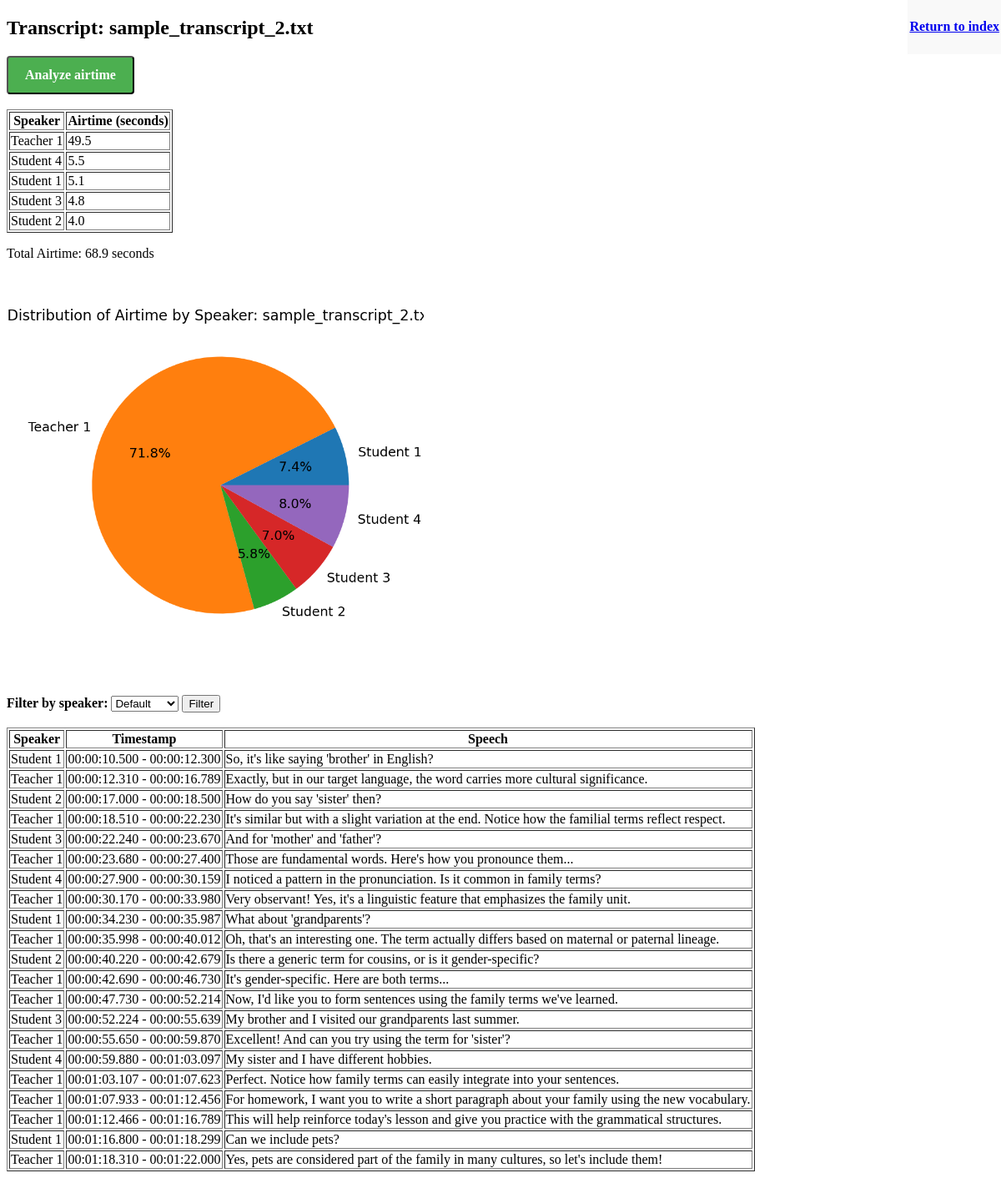
Screenshot of /analyze_airtime/2 with the database file from the repository.
### models.py (models this page shows, shortened)
class Transcript(db.Model):
    id = db.Column(db.Integer, primary_key=True)
    filename = db.Column(db.String(255), unique=True, nullable=False)
    text = db.Column(db.Text, nullable=False)
    transcript_data = db.Column(db.JSON, nullable=True)
    speakers = db.Column(db.JSON, nullable=True)  # Store list of unique speakers
    airtimes = db.Column(db.JSON, nullable=True)  # Store airtime data
    airtimes_chart_path = db.Column(db.String(255), nullable=True)

### app.py (the view)
@app.route('/analyze_airtime/<int:transcript_id>', methods=['GET'])
def analyze_airtime_route(transcript_id):
    transcript = Transcript.query.get_or_404(transcript_id)
    transcript_data = transcript.transcript_data
    speakers = transcript.speakers
    filename = transcript.filename
    airtimes = transcript.airtimes
    airtimes_chart_path = transcript.airtimes_chart_path
    total_airtime = sum(airtimes.values())
    sorted_airtimes = {k: v for k, v in sorted(airtimes.items(), key=lambda item: item[1], reverse=True)}
    return render_template('transcript_display.html', transcript_id=transcript_id, filename=filename, transcript_data=transcript_data, speakers=speakers, airtimes=sorted_airtimes, total_airtime=total_airtime, airtimes_chart_path=airtimes_chart_path)

### templates/transcript_display.html (shortened to what this page needs)
<!DOCTYPE html>
<html>
<head>
    <link href="{{ url_for('static', filename='styles.css') }}" rel="stylesheet">
</head>
<body>
    <h2>Transcript: {{ filename }}</h2>
    <header>
        <h4><a href="/">Return to index</a></h4>
    </header>
    <form action="/analyze_airtime/{{ transcript_id }}" method="get">
        <button class="airtime-button" type="submit">Analyze airtime</button>
    </form>
    <br>
    {% if airtimes %}
    <table border="1">
        <thead>
            <tr>
                <th>Speaker</th>
                <th>Airtime (seconds)</th>
            </tr>
        </thead>
        <tbody>
            {% for speaker, duration in airtimes.items() %}
            <tr>
                <td>{{ speaker }}</td>
                <td>{{ duration }}</td>
            </tr>
            {% endfor %}
        </tbody>
    </table>
    <p>Total Airtime: {{ total_airtime }} seconds</p>
    <img src="{{ url_for('static', filename=airtimes_chart_path) }}" alt="Pie chart">
    <br>
    {% endif %}
    <form action="/filter_by_speaker/{{ transcript_id }}" method="get">
        <label for="speaker"><b>Filter by speaker:</b></label>
        <select name="speaker">
          <option value="Default">Default</option>
        </select>
        <input type="submit" value="Filter">
      </form>
      <br>
    <table border="1">
        <tr>
            <th>Speaker</th>
            <th>Timestamp</th>
            <th>Speech</th>
        </tr>
        {% for entry in transcript_data %}
        <tr>
            <td>{{ entry.speaker }}</td>
            <td>{{ entry.timestamp }}</td>
            <td>{{ entry.speech }}</td>
        </tr>
        {% endfor %}
    </table>
</body>
</html>

### static/styles.css (style rules this page uses)
header { position: fixed; top: 0; right: 0; padding: 2px; background-color: #f9f9f9; z-index: 1000; }
img { max-width: 500px; height: auto; }
.airtime-button { background-color: #4CAF50; color: white; padding: 12px 20px; font-size: 16px; font-family: serif; font-weight: bold; border-radius: 4px; cursor: pointer; }

### rows the page displays
Transcript: filename "sample_transcript_2.txt", airtimes_chart_path (picture)

### other values shown
{{ speaker }} "Teacher 1" "Student 4" "Student 1" "Student 3" "Student 2"
{{ duration }} "49.5" "5.5" "5.1" "4.8" "4.0"
{{ total_airtime }} "68.9"
{{ entry.speaker }} "Student 1" "Teacher 1" "Student 2" "Teacher 1" "Student 3" "Teacher 1" "Student 4" "Teacher 1" "Student 1" "Teacher 1" "Student 2" "Teacher 1" "Teacher 1" "Student 3" "Teacher 1" "Student 4" "Teacher 1" "Teacher 1" "Teacher 1" "Student 1" "Teacher 1"
{{ entry.timestamp }} "00:00:10.500 - 00:00:12.300" "00:00:12.310 - 00:00:16.789" "00:00:17.000 - 00:00:18.500" "00:00:18.510 - 00:00:22.230" "00:00:22.240 - 00:00:23.670" "00:00:23.680 - 00:00:27.400" "00:00:27.900 - 00:00:30.159" "00:00:30.170 - 00:00:33.980" "00:00:34.230 - 00:00:35.987" "00:00:35.998 - 00:00:40.012" "00:00:40.220 - 00:00:42.679" "00:00:42.690 - 00:00:46.730" "00:00:47.730 - 00:00:52.214" "00:00:52.224 - 00:00:55.639" "00:00:55.650 - 00:00:59.870" "00:00:59.880 - 00:01:03.097" "00:01:03.107 - 00:01:07.623" "00:01:07.933 - 00:01:12.456" "00:01:12.466 - 00:01:16.789" "00:01:16.800 - 00:01:18.299" "00:01:18.310 - 00:01:22.000"
{{ entry.speech }} "So, it's like saying 'brother' in English?" "Exactly, but in our target language, the word carries more cultural significance." "How do you say 'sister' then?" "It's similar but with a slight variation at the end. Notice how the familial terms reflect respect." "And for 'mother' and 'father'?" "Those are fundamental words. Here's how you pronounce them..." "I noticed a pattern in the pronunciation. Is it common in family terms?" "Very observant! Yes, it's a linguistic feature that emphasizes the family unit." "What about 'grandparents'?" "Oh, that's an interesting one. The term actually differs based on maternal or paternal lineage." "Is there a generic term for cousins, or is it gender-specific?" "It's gender-specific. Here are both terms..." "Now, I'd like you to form sentences using the family terms we've learned." "My brother and I visited our grandparents last summer." "Excellent! And can you try using the term for 'sister'?" "My sister and I have different hobbies." "Perfect. Notice how family terms can easily integrate into your sentences." "For homework, I want you to write a short paragraph about your family using the new vocabulary." "This will help reinforce today's lesson and give you practice with the grammatical structures." "Can we include pets?" "Yes, pets are considered part of the family in many cultures, so let's include them!"
